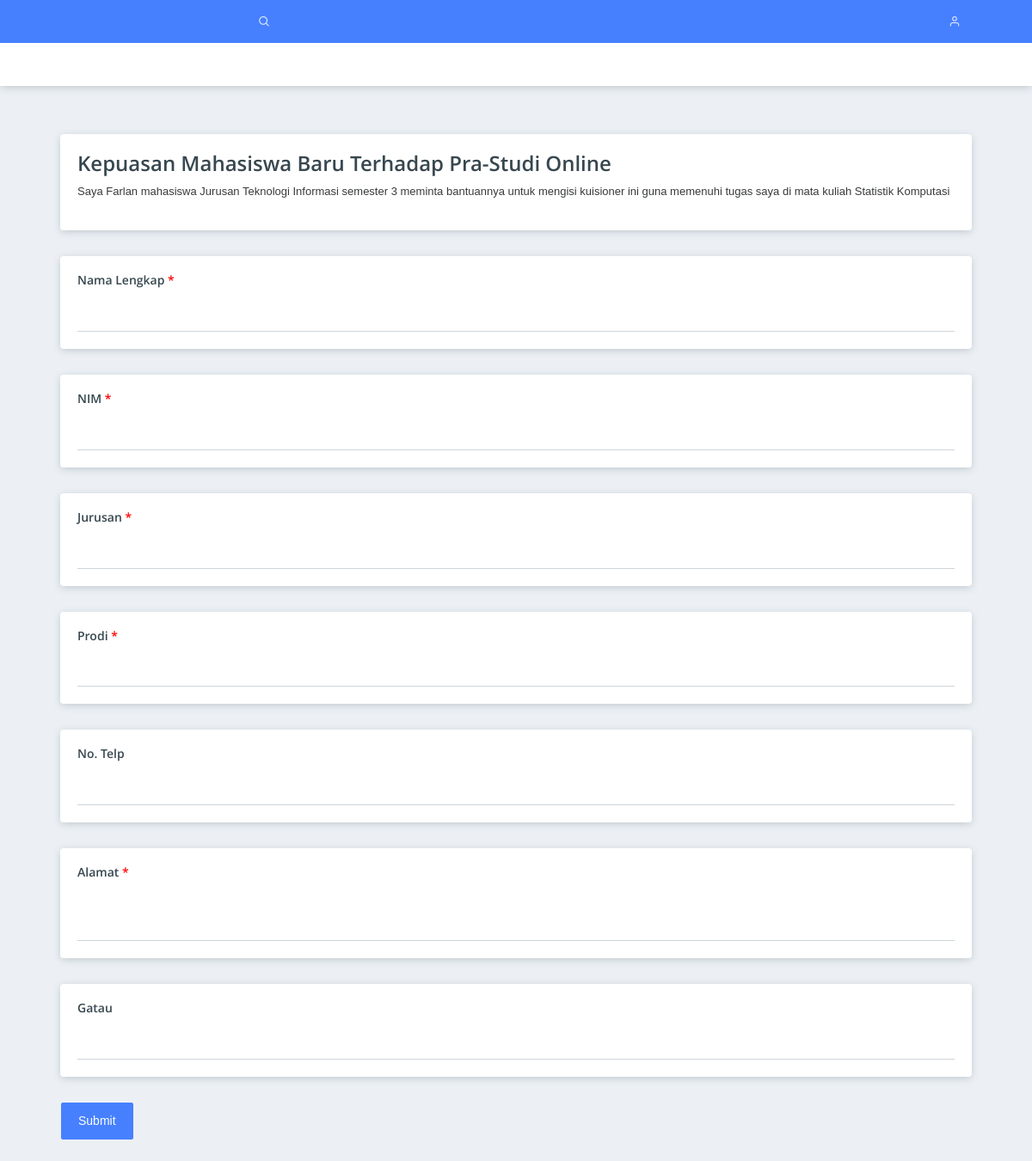
Screenshot of /layouts/master.php?p=answers&id=2&publish=true (signed in) with the database file from the repository.
### tables this page shows
CREATE TABLE `forms` (
  `form_id` int(11) NOT NULL,
  `user_id` int(11) NOT NULL,
  `form_name` varchar(100) NOT NULL,
  `form_desc` text DEFAULT NULL,
  `form_url` varchar(100) DEFAULT NULL
);

CREATE TABLE `questions` (
  `question_id` int(11) NOT NULL,
  `form_id` int(11) NOT NULL,
  `question` varchar(255) NOT NULL,
  `question_type` int(11) NOT NULL COMMENT '1 = short answer, 2 = long answer, 3 = radio, 4 = checkbox, 5 = dropdown, 6 = file, 7 = date, 8 = time',
  `required` int(11) NOT NULL DEFAULT 0 COMMENT '0 = no, 1 = yes'
);

### content/answers.php (the view, shortened to what this page needs)
<?php
$id = $_GET['id'];
$query = mysqli_query($connect, "SELECT * FROM forms WHERE form_id=$id");
while ($data = mysqli_fetch_array($query)) {
    ?>
    <div class="pcoded-main-container">
        <div class="pcoded-wrapper container">
            <div class="pcoded-content">
                <div class="pcoded-inner-content">
                    <div class="main-body">
                        <div class="page-wrapper">
                            <form action="../process/store.php?table=answers" method="POST">
                                <div class="row">
                                    <div class="col-md-12 col-lg-12">
                                        <div class="card">
                                            <div class="card-body">
                                                <h4><?php echo $data['form_name']; ?></h4>
                                                <p><?php echo $data['form_desc']; ?></p>
                                            </div>
                                        </div>
                                    </div>
                                    <?php
                                    $query = mysqli_query($connect, "SELECT * FROM questions WHERE form_id=$id");
                                    $count = mysqli_num_rows($query);
                                    if ($count != 0) {
                                        while ($question = mysqli_fetch_array($query)) {
                                    ?>
                                            <div class="col-md-12 col-lg-12">
                                                <div class="card">
                                                    <div class="card-body">
                                                        <h6>
                                                            <?php
                                                            echo $question['question'];
                                                            echo $question['required'] == 1 ? '&nbsp;<span style="color:red">*</span>' : '';
                                                            ?>
                                                        </h6>
                                                        <?php
                                                        if ($question['question_type'] == 1) {
                                                        ?>
                                                            <input type="text" class="form-control" name="answers[]" <?php echo $question['required'] == '1' ? 'required' : ''; ?>>
                                                        <?php
                                                        } else {
                                                        ?>
                                                            <textarea class="form-control" name="answers[]" style="resize:none" <?php echo $question['required'] == '1' ? 'required' : ''; ?>></textarea>
                                                        <?php
                                                        }
                                                        ?>
                                                    </div>
                                                </div>
                                            </div>
                                    <?php
                                        }
                                    }
                                    ?>
                                    <button type="submit" class="btn btn-primary ml-3">Submit</button>
                                </div>
                            </form>
                        </div>
                    </div>
                </div>
            </div>
        </div>
    </div>
<?php
}
?>

### rows the page displays
forms: form_name "Kepuasan Mahasiswa Baru Terhadap Pra-Studi Online", form_desc "Saya Farlan mahasiswa Jurusan Teknologi Informasi semester 3 meminta bantuannya untuk mengisi kuisioner ini guna memenuhi tugas saya di mata kuliah Statistik Komputasi"
questions: question "Nama Lengkap"
questions: question "NIM"
questions: question "Jurusan"
questions: question "Prodi"
questions: question "No. Telp"
questions: question "Alamat"
questions: question "Gatau"
